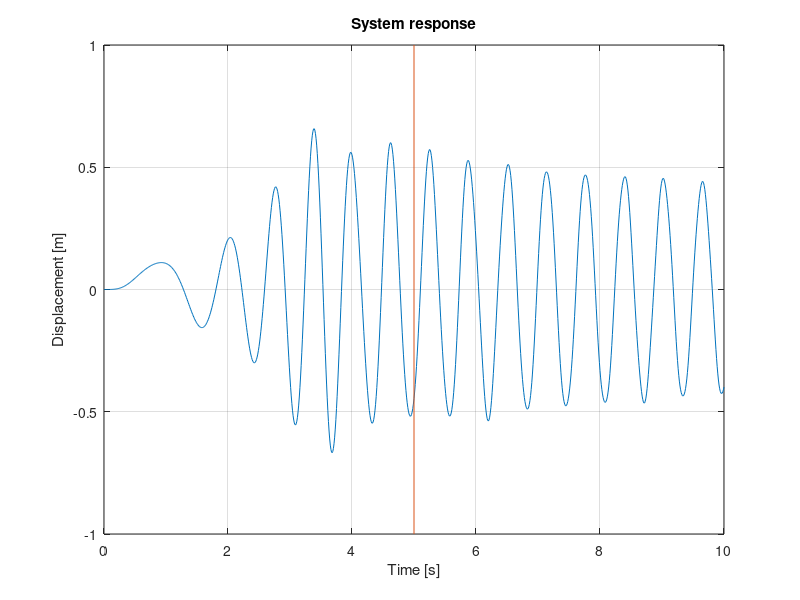

The MATLAB source for this figure:
clear
close all


% System parameters
m = 1;
k = 100;
c = 0.1;
A = 10;

% Computation parameters
y0 = [0;0];           % Starting position and veloctiy
tspan = 0 : 0.01 : 10;  % Solved timespan

% Tolerances (set to 0 to use default parameters)
rtol = 1e-6;
atol = 1e-9;

% Define function for force frequency
omega = @(t) 2*t;


% Compute natural frequencies
dr = c/(2*sqrt(k*m));   % Damping ratio
wn = sqrt(k/m);         % Undamped natural frequency
wd = wn*sqrt(1-dr^2);   % Damped natural frequency

% Compute time when force frequency passes damped natural frequency
wdfun = @(t) omega(t)-wd;
t_wd = fzero(wdfun,0);

% Equation of motion for spring-mass-damper: mx'' + cx' + kx = F
% Reduced to 1st order ODE system (y1 = x, y2 = x') :
odefun = @(t,y) [y(2) ; (- k*y(1) - c*y(2) + A*sin(omega(t)*t))/m];

% Choose solver and solver options
% opts = odeset('RelTol',rtol,'AbsTol',atol);
[~,y] = ode45(odefun,tspan,y0);


% Plot response
figure
plot(tspan,y(:,1));
hold on
plot([t_wd,t_wd],ylim);
grid on
title('System response')
ylabel('Displacement [m]')
xlabel('Time [s]')
